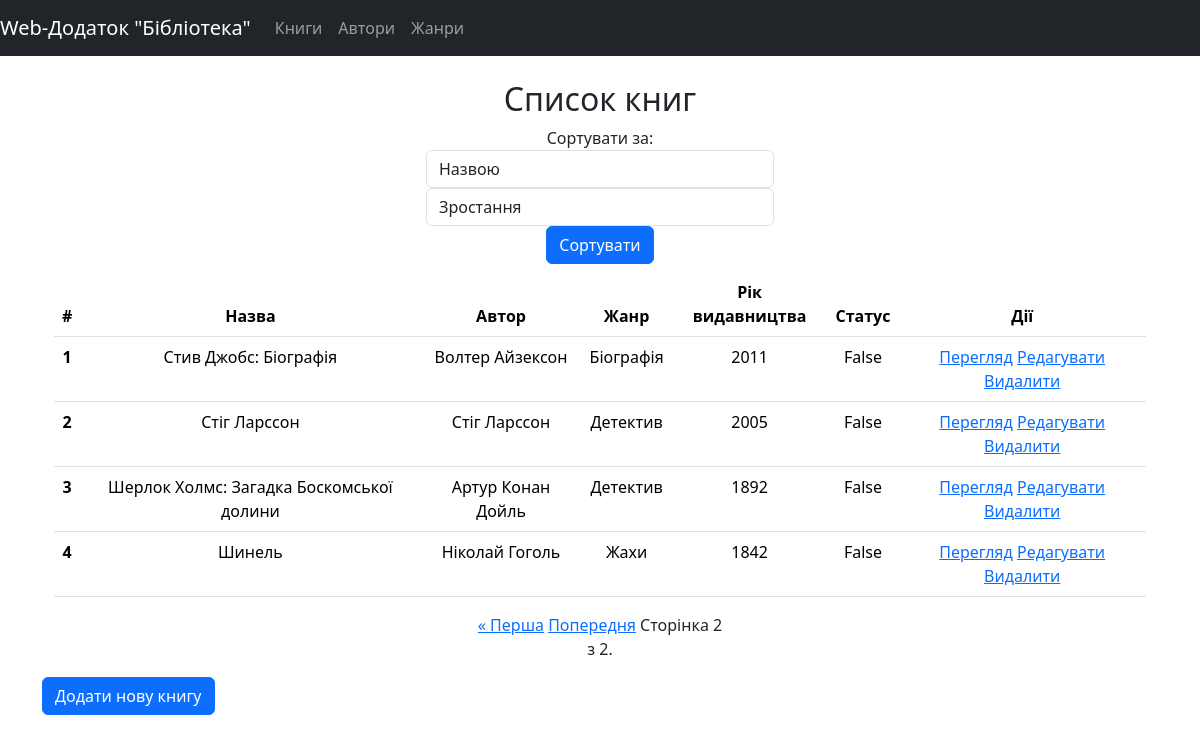
Screenshot of /?page=2 with the database file from the repository.
### library_app/models.py (models this page shows, shortened)
class Book(models.Model):
    class Meta:
        verbose_name = 'Книга'
        verbose_name_plural = 'Книги'
        ordering = ["title"]
    title = models.CharField(max_length=100, verbose_name = 'Заголовок')
    author = models.ForeignKey(Author, on_delete=models.CASCADE, verbose_name = 'Автор')
    genre = models.ForeignKey(Genre, on_delete=models.CASCADE, verbose_name = 'Жанр')
    release_year = models.PositiveIntegerField(verbose_name = 'Рік видання')
    is_read = models.BooleanField(default=False, verbose_name = 'Чек')
    img = models.ImageField(upload_to='book_images/', blank=True, null=True, default="noname.png", verbose_name = 'Картинка')

class Author(models.Model):
    class Meta:
        verbose_name = 'Автор'
        verbose_name_plural = 'Автори'
        ordering = ["name"]
    name = models.CharField(max_length=50, unique=True)
    def __str__(self):
        return self.name

class Genre(models.Model):
    class Meta:
        verbose_name = 'Жанр'
        verbose_name_plural = 'Жанри'
        ordering = ["name"]
    name = models.CharField(max_length=50, verbose_name = 'Заголовок')
    def __str__(self):
        return self.name

### library_app/views.py (the view)
# urls.py: path('', views.book_list, name='book_list'),
def book_list(request):
    sort_by = request.GET.get('sort', 'title')
    order = request.GET.get('order', 'asc')
    if order == 'asc':
        books = Book.objects.order_by(sort_by)
    else:
        books = Book.objects.order_by(f'-{sort_by}')
    paginator = Paginator(books, 20)  # Показывать 20 книг на каждой странице
    page = request.GET.get('page')
    try:
        books = paginator.page(page)
    except PageNotAnInteger:
        books = paginator.page(1)
    except EmptyPage:
        books = paginator.page(paginator.num_pages)
    context = {'books': books}
    return render(request, 'library_app/book_list.html', context)

### library_app/templates/library_app/book_list.html (shortened to what this page needs)
{% extends 'base.html' %}
{% load static %}
{% block content %}
<div class="container text-center">
  <div class="row">
    <div class="col">
 </div>
    <div class="col-4">
      <h2>Список книг</h2>
    </div>
    <div class="col">
    </div>
  </div>
  <div class="row">
    <div class="col">
          </div>
    <div class="col-4">
      <form method="get" class="form-inline mb-2">
        <label class="mr-2">Сортувати за:</label>
        <select name="sort" class="form-control mr-2">
          <option value="title">Назвою</option>
        </select>
        <select name="order" class="form-control mr-2">
          <option value="asc">Зростання</option>
        </select>
        <button type="submit" class="btn btn-primary">Сортувати</button>
      </form>
    </div>
    <div class="col">
    </div>
  </div>
  <div class="row">
    <div class="col-12">
      <table class="table table-hover">
        <thead>
          <tr>
            <th scope="col">#</th>
            <th scope="col">Назва</th>
            <th scope="col">Автор</th>
            <th scope="col">Жанр</th>
            <th scope="col">Рік видавництва</th>
            <th scope="col">Статус</th>
            <th scope="col">Дії</th>
          </tr>
        </thead>
        <tbody>
          {% for book in books|slice:":20" %}
            <tr>
              <th scope="row">{{ forloop.counter }}</th>
              <td>{{ book.title }}</td>
              <td>{{ book.author }}</td>
              <td>{{ book.genre }}</td>
              <td>{{ book.release_year }}</td>
              <td>{{ book.is_read }}</td>
              <td>
                <a href="{% url 'library_app:view_book' book.id %}">Перегляд</a>
                <a href="{% url 'library_app:edit_book' book.id %}">Редагувати</a>
                <a href="{% url 'library_app:delete_book' book.id %}">Видалити</a>
              </td>
            </tr>
          {% endfor %}
        </tbody>
      </table>
    </div>
  </div>
  <div class="row">
    <div class="col">
    </div>
    <div class="col-3">
      <div class="pagination">
        <span class="step-links">
            {% if books.has_previous %}
                <a href="?page=1">&laquo; Перша</a>
                <a href="?page={{ books.previous_page_number }}">Попередня</a>
            {% endif %}
            <span class="current">
                Сторінка {{ books.number }} з {{ books.paginator.num_pages }}.
            </span>
        </span>
      </div>
    </div>
    <div class="col">
    </div>
  </div>
</div>
  <a href="{% url 'library_app:add_book' %}" class="btn btn-primary">Додати нову книгу</a>
{% endblock %}

### rows the page displays
Book: title "Стив Джобс: Біографія", author "Волтер Айзексон", genre "Біографія", release_year "2011", is_read "False"
Book: title "Стіг Ларссон", author "Стіг Ларссон", genre "Детектив", release_year "2005", is_read "False"
Book: title "Шерлок Холмс: Загадка Боскомської долини", author "Артур Конан Дойль", genre "Детектив", release_year "1892", is_read "False"
Book: title "Шинель", author "Ніколай Гоголь", genre "Жахи", release_year "1842", is_read "False"

### other values shown
{{ books.number }} "2"
{{ books.paginator.num_pages }} "2"
